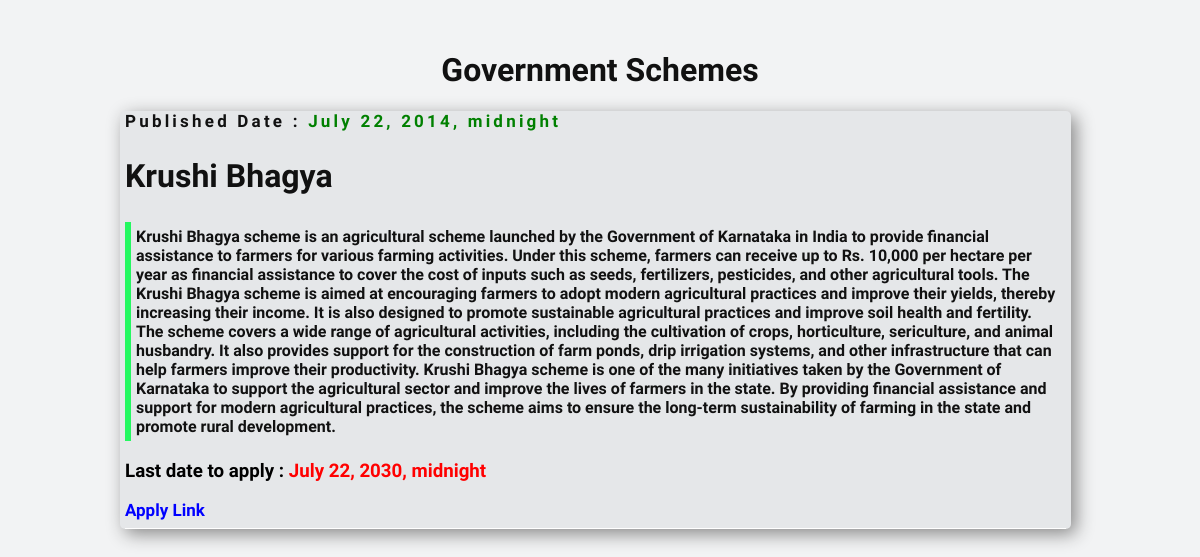
Screenshot of /schemes with the database file from the repository.
### myApp/models.py (models this page shows, shortened)
class agricultureSchemes(mo.Model):
    schemeID = mo.BigAutoField(primary_key=True)
    title = mo.TextField(max_length=20, default='')
    description = mo.TextField(max_length=250, default='')
    startDate = mo.DateTimeField(default=timezone.now)
    lastDate = mo.DateTimeField(default=timezone.now)
    applyLink = mo.URLField(default='')

### myApp/views.py (the view)
# urls.py: path('schemes',views.schemes,name="schemes"),
def schemes(request):
    obj = agricultureSchemes.objects.all()
    return render(request, 'user/schemes.html', {'schemes': obj})

### templates/user/schemes.html (shortened to what this page needs)
<!DOCTYPE html>
<html lang="en" dir="ltr">
    <head>
        {% load static %}
        <link rel="stylesheet" href="{% static 'user/schemes.css' %}">
    </head>
    <body>
        <h1 class="heading">Government Schemes</h1>
        {% if schemes %}
        {% for i in schemes %}
        <div class="scheme">
            <div class="date">Published Date : <span style="color:green;font-weight:bold;">{{i.startDate}}</span></div>
            <h2>{{i.title}}</h2>
            <p class="paragraph">{{i.description}}</p>
            <h3>Last date to apply : <span style="color:red;">{{i.lastDate}}</span></h3>
            <a href="{{i.applyLink}}" class="service-title">Apply Link</a>
            <hr>
        </div>
        {% endfor %}
        {% else %}
        <p style="color:red;text-align:center;font-size:20px;">No schemes.</p>
        {% endif %}
    </body>
</html>

### static/user/schemes.css (style rules this page uses)
body { font-family: 'Poppins', sans-serif; font-family: 'Source Sans Pro', sans-serif; background-color:#F2F3F4; background-size: cover; background-position: center; background-attachment: fixed; width: 100%; font-family: source sans pro , sans-serif; padding: 10px; margin: 20px auto; max-width: 1200px; }
.heading { text-align: center; color: #111; }
.scheme { background-color: #E5E7E9; padding: 5px 10px; border-radius: 5px; box-shadow: 5px 5px 18px #888888; margin-bottom: 50px; }
.date { color: #111; letter-spacing: 0.2rem; font-weight:bold; font-size: 17px; }
.paragraph { border-left: 6px solid #24f860; padding: 5px; }
h2 { font-size: 2.0rem; color: #111; }
hr { border: 0; height: 0; border-top: 1px solid #fff; border-bottom: 1px #fff; }
p { color: #111; font-weight: 600; }
a { text-decoration: none; color: blue; cursor: pointer; font-size: 17px; font-weight: bold; }
@media (max-width:1250px) { .scheme { width:98%; padding:0 5px; } }
@media (max-width:1250px) { body { width: 80%; } }

### rows the page displays
agricultureSchemes: startDate "July 22, 2014, midnight", title "Krushi Bhagya", description "Krushi Bhagya scheme is an agricultural scheme launched by the Government of Karnataka in India to provide financial assistance to farmers for various farming activities. Under this scheme, farmers can receive up to Rs. 10,000 per hectare per year as financial assistance to cover the cost of inputs such as seeds, fertilizers, pesticides, and other agricultural tools. The Krushi Bhagya scheme is aimed at encouraging farmers to adopt modern agricultural practices and improve their yields, thereby increasing their income. It is also designed to promote sustainable agricultural practices and improve soil health and fertility. The scheme covers a wide range of agricultural activities, including…", lastDate "July 22, 2030, midnight"
